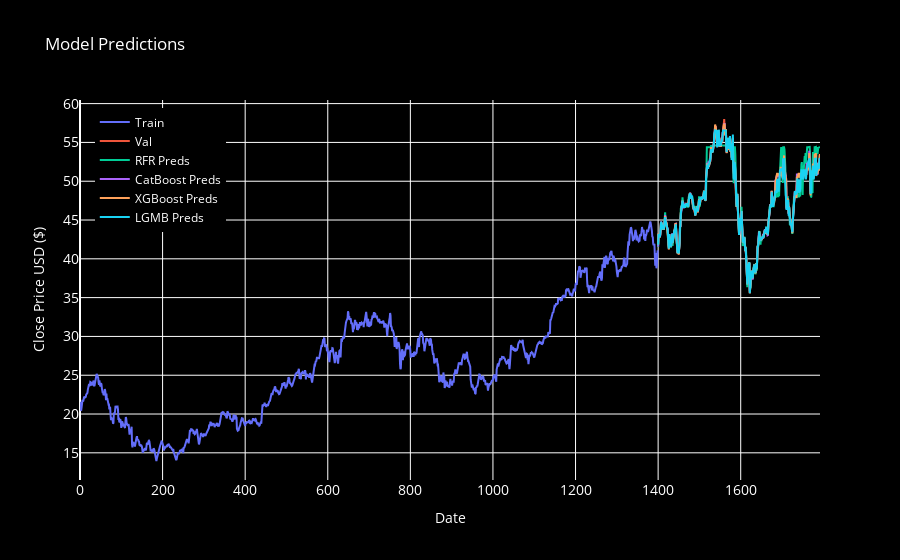

Here is the notebook cell this chart was saved with:
### Code cell
trace1 = go.Scatter(x=train.index, y=train["Close"], mode="lines", name="Train")
trace2 = go.Scatter(x=test.index, y=test["Close"], mode="lines", name="Val")
trace3 = go.Scatter(x=test.index, y=rfr_preds, mode="lines", name="RFR Preds")
trace4 = go.Scatter(x=test.index, y=cat_preds, mode="lines", name="CatBoost Preds")
trace5 = go.Scatter(x=test.index, y=xgb_preds, mode="lines", name="XGBoost Preds")
trace6 = go.Scatter(x=test.index, y=lgbm_preds, mode="lines", name="LGMB Preds")

# Combine traces
fig = go.Figure([trace1, trace2, trace3, trace4, trace5, trace6])

# Update layout
fig.update_layout(
    title="Model Predictions",
    xaxis=dict(title="Date", tickfont=dict(size=14)),
    yaxis=dict(title="Close Price USD ($)", tickfont=dict(size=14)),
    legend=dict(x=0.02, y=0.98),
    plot_bgcolor="black",
    paper_bgcolor="black",
    font=dict(color="white"),
)

# Show plot
fig.show()

### Figure 1 — Plotly figure (JSON) as saved in the notebook; plotly's stock layout.template omitted (floating-point values rounded to 4 significant figures; data arrays with more than 128 entries replaced by an {"elided": "..."} marker saying what was removed)
{"data": [{"mode": "lines", "name": "Train", "type": "scatter", "x": {"elided": "1400 int values"}, "y": {"elided": "1400 float values"}}, {"mode": "lines", "name": "Val", "type": "scatter", "x": {"elided": "393 int values"}, "y": {"elided": "393 float values"}}, {"mode": "lines", "name": "RFR Preds", "type": "scatter", "x": {"elided": "393 int values"}, "y": {"elided": "393 float values"}}, {"mode": "lines", "name": "CatBoost Preds", "type": "scatter", "x": {"elided": "393 int values"}, "y": {"elided": "393 float values"}}, {"mode": "lines", "name": "XGBoost Preds", "type": "scatter", "x": {"elided": "393 int values"}, "y": {"elided": "393 float values"}}, {"mode": "lines", "name": "LGMB Preds", "type": "scatter", "x": {"elided": "393 int values"}, "y": {"elided": "393 float values"}}], "layout": {"font": {"color": "white"}, "legend": {"x": 0.02, "y": 0.98}, "paper_bgcolor": "black", "plot_bgcolor": "black", "title": {"text": "Model Predictions"}, "xaxis": {"tickfont": {"size": 14}, "title": {"text": "Date"}}, "yaxis": {"tickfont": {"size": 14}, "title": {"text": "Close Price USD ($)"}}}}
